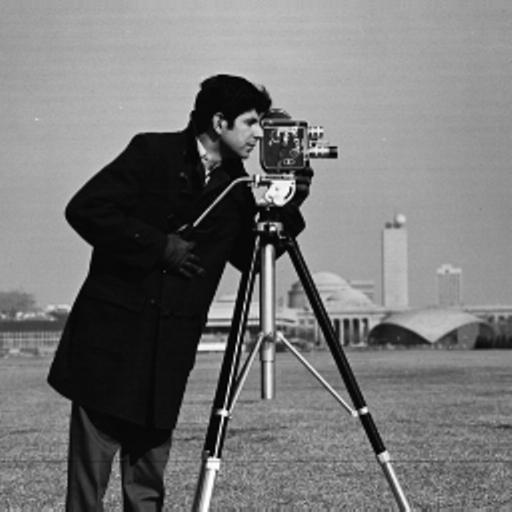
#> input picture 3 Interpolation/cameraman.tif, 512 x 512 px
$ jupyter execute --allow-errors interpoation.ipynb
#> lines starting #> are read from the running program, lines starting #| are printed output that depends on the picture
<a href="https://colab.research.google.com/github/JuanPabloJP/Data-visualization/blob/main/3%20Interpolation/interpoation.ipynb" target="_parent"></a>

#Data Visualization: Image procesing & interpolation
**Juan Pablo Hernández Lozano**

## Parte 1: Procesamiento e interpolación

### 0.1. Rango de valores en una imagen

La imagen ".raw"de tamaño 485 x 485 (tipo de datos float64) tiene detalles que no se observan
fácilmente. Cambie el rango en el que se despliegan algunos valores de la imagen (aquellos que hacen parte de
los detalles ocultos). Puede usar el histograma de la imagen para explorar dicho rango de valores.

[cell 1]
import matplotlib.pyplot as plt

#> (a cell that did not finish here is left out)

#> (a cell that did not finish here is left out)

#> (a cell that did not finish here is left out)

Histograma para observar como se distribuyen los contrastes de la imagen:

#> (a cell that did not finish here is left out)

Se mapean las zonas de menor contraste a una representación mayor:

#> (a cell that did not finish here is left out)

# Parte 2: Datos faltantes e interpolación

- Haga la lectura de la imagen (diferente a la incluida en los ejemplos). Para los pasos posteriores puede usar la imagen en escala de grises

[cell 7]
import cv2

[cell 8]
img2 = cv2.imread("cameraman.tif")
#> img2 is the input picture: shape (512, 512, 3); min 0, max 255, mean 118.3
img2 = cv2.cvtColor(img2, cv2.COLOR_RGB2GRAY)
#> img2: shape (512, 512)
plt.imshow(img2, cmap='gray')
plt.show()

- Construya una o varias funciones que permitan usar esquemas "baratos"de interpolación
(interpolación lineal e interpolación bilineal)

[cell 9]
def interpolacion_lineal(y0,x0, y1,x1, x):
    l = (x-x0) / (x1-x0)
    return y0*(1-l) + y1*l

- Construya una función que permita escalar la imagen al tamaño que usted elija (usando las
funciones construidas en el punto anterior)

[cell 10]
def zoom_image(im, zoom):
#> called with zoom = 2
    zx = im.shape[0]*zoom
#> zx = 1024
    zy = im.shape[1]*zoom
#> zy = 1024
    out = np.zeros((zx,zy))
    x = np.arange(0,im.shape[0]+1,1)*zoom
    y = np.arange(0,im.shape[1]+1,1)*zoom

    for i,v in enumerate(out):
        y0_idx = np.argmax(y >i) - 1
        for j,_ in enumerate(v):

            x0_idx = np.argmax(x > j) - 1
            x1_idx = np.argmax(j < x)

            x0 = x[x0_idx]
            x1 = x[x1_idx]

            y0 = im[y0_idx, x0_idx - 1]
            y1 = im[y0_idx, x1_idx - 1]

            out[i,j] = interpolacion_lineal(y0, x0, y1, x1, j)
    return out

#> (a cell that did not finish here is left out)

#> (a cell that did not finish here is left out)

plt.imshow(zimg, cmap='gray')
plt.show()

- Construya una función que le permita "hacer zoom.a una región de la imagen (no necesariamente la región de la imagen debe ser elejida de forma interactiva, las coordenadas de la región a la quiere hacer zoom pueden ser parámetros de entrada de la función)

[cell 13]
def zoom_area(im,xcut,ycut, zoom = 2):
#> called with xcut = (50, 200), ycut = (180, 320), zoom = 2
    a,b = xcut
    u,v = ycut

    area = im[a:b,u:v]
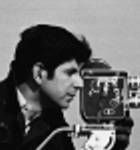
#> area: shape (150, 140); min 0, max 253, mean 105.6

    return zoom_image(area,zoom)
